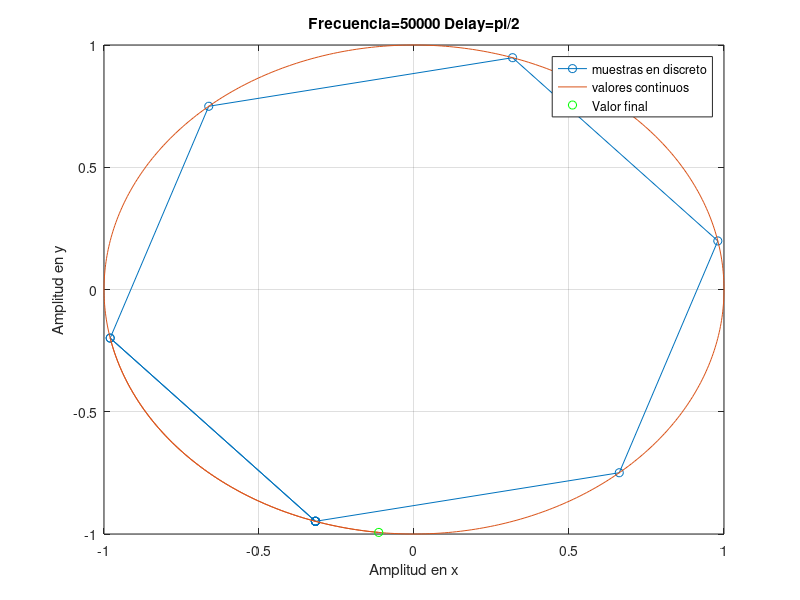
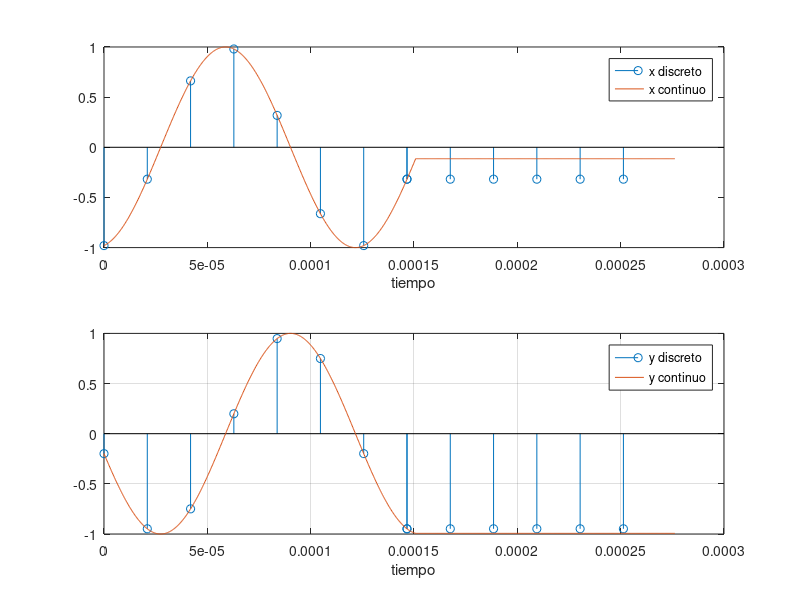

These figures' MATLAB source, in order: (Note: this script raises an error after producing the figures.)
 
clear all
close all
clc

%Frecuencia de muestreo:
f_max =   50e3;

%Parametro de simulación
nciclos         = 1;                %Cantidad de ciclos simulados
simulation_time = (nciclos+0.2)*2*pi/f_max; %Tiempo de simulacion


%Factor de sobremuestreo discreto
npoints_discreto = 6;
f_s_discreto = npoints_discreto * f_max;
t_s_discreto = 1/f_s_discreto;

%Factor de sobremuestreo continuo
npoints_continuo = 500; %Cantidad de muestras que se toman en cada ciclo (en tiempo continuo)
f_s_continua = npoints_continuo * f_max;
t_s_continua= 1/f_s_continua;

%Señal discreta muestreada con factor de sobremuestreo npoints_discreto
t_line_discreto = (0:2*pi*t_s_discreto:simulation_time);

%Señal discreta muestreada con factor de sobremuestreo npoints_continua
t_line_continua = (0:2*pi*t_s_continua:simulation_time);


%Señal continua con delay pi/2
B = 1; 
A = B;
initial_phase = 3*pi/2+0.2-pi/2;
delay = 0; 

x_continuo = A * cos(f_max*t_line_continua+initial_phase);
y_continuo = B * sin(f_max*t_line_continua + delay+initial_phase);

x_continuo = [x_continuo, ones(1,npoints_continuo)* x_continuo(end)];
y_continuo = [y_continuo, ones(1,npoints_continuo)* y_continuo(end)];
%Señal discreta con delay pi/2
B = 1; 
A = B;
delay = 0; 

x_discreto = A * cos(f_max*t_line_discreto+initial_phase);
y_discreto = B * sin(f_max*t_line_discreto + delay+initial_phase);  

x_discreto = [x_discreto, ones(1,npoints_discreto)* x_discreto(end)];
y_discreto = [y_discreto, ones(1,npoints_discreto)* y_discreto(end)];

%Representación de figuras de Lissajous con delay pi/2

figure
plot(x_discreto,y_discreto,'-o')
hold all
plot(x_continuo,y_continuo,'-')
axis([-1 1 -1 1]), 
title(sprintf('Frecuencia=%d Delay=pi/2',f_max))
xlabel('Amplitud en x');
ylabel('Amplitud en y');
hold all
plot(x_continuo(end),y_continuo(end),'og')
legend('muestras en discreto','valores continuos','Valor final')
%Comparación entre señal ideal y señal muestreada en funcion del tiempo

t_line_continua = [t_line_continua,(t_line_continua(end): 2*pi*t_s_continua:t_line_continua(end)+(npoints_continuo-1)*2*pi*t_s_continua)];
t_line_discreto = [t_line_discreto,(t_line_discreto(end): 2*pi*t_s_discreto:t_line_discreto(end)+(npoints_discreto-1)*2*pi*t_s_discreto)];

grid on

figure
subplot(211)
stem(t_line_discreto,x_discreto)
hold all
plot(t_line_continua,x_continuo,'-')
xlabel('tiempo')
legend('x discreto','x continuo')
subplot(212)
stem(t_line_discreto,y_discreto)
hold all
plot(t_line_continua,y_continuo,'-')
xlabel('tiempo')
legend('y discreto','y continuo')
grid on

displacement_discreto = a_tan2(x_discreto,y_discreto);
displacement_continuo = a_tan2(x_continuo,y_continuo);
